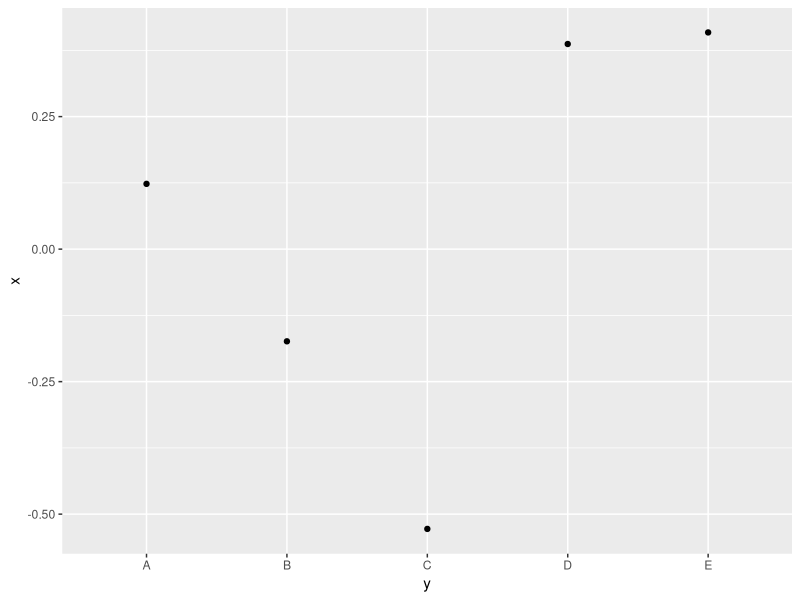

The R script that drew this image:
# Create data
df <- data.frame(x=rnorm(n=50), y= rep(LETTERS[1:5], each=10))

#aggregate

aggregate(x~y, FUN=summary, data=df)

# tapply
tapply(df$x, df$y, FUN=summary)

foo <- aggregate(x~y, FUN=mean, data=df)
str(foo)

library(ggplot2)
ggplot(foo, aes(y,x))+geom_point()


# just some more changes
# another change
